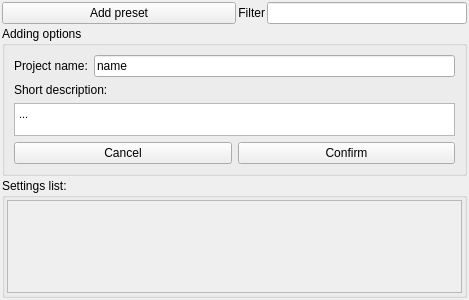
<?xml version="1.0" encoding="UTF-8"?>
<ui version="4.0">
 <class>FormSettingsContainer</class>
 <widget class="QWidget" name="FormSettingsContainer">
  <property name="geometry">
   <rect>
    <x>0</x>
    <y>0</y>
    <width>469</width>
    <height>300</height>
   </rect>
  </property>
  <property name="maximumSize">
   <size>
    <width>16777215</width>
    <height>300</height>
   </size>
  </property>
  <property name="windowTitle">
   <string>Settings Manager</string>
  </property>
  <layout class="QVBoxLayout" name="verticalLayout">
   <property name="spacing">
    <number>2</number>
   </property>
   <property name="sizeConstraint">
    <enum>QLayout::SetMaximumSize</enum>
   </property>
   <property name="leftMargin">
    <number>2</number>
   </property>
   <property name="topMargin">
    <number>2</number>
   </property>
   <property name="rightMargin">
    <number>2</number>
   </property>
   <property name="bottomMargin">
    <number>2</number>
   </property>
   <item>
    <layout class="QGridLayout" name="gridLayout_3">
     <item row="0" column="0">
      <widget class="QPushButton" name="pushButtonAddNew">
       <property name="sizePolicy">
        <sizepolicy hsizetype="Expanding" vsizetype="Fixed">
         <horstretch>0</horstretch>
         <verstretch>0</verstretch>
        </sizepolicy>
       </property>
       <property name="text">
        <string>Add preset</string>
       </property>
       <property name="checkable">
        <bool>true</bool>
       </property>
      </widget>
     </item>
     <item row="0" column="1">
      <widget class="QLabel" name="label_3">
       <property name="sizePolicy">
        <sizepolicy hsizetype="Minimum" vsizetype="Preferred">
         <horstretch>0</horstretch>
         <verstretch>0</verstretch>
        </sizepolicy>
       </property>
       <property name="text">
        <string>Filter</string>
       </property>
       <property name="alignment">
        <set>Qt::AlignRight|Qt::AlignTrailing|Qt::AlignVCenter</set>
       </property>
      </widget>
     </item>
     <item row="0" column="2">
      <widget class="QLineEdit" name="lineEditFilterPreset">
       <property name="sizePolicy">
        <sizepolicy hsizetype="Expanding" vsizetype="Fixed">
         <horstretch>0</horstretch>
         <verstretch>0</verstretch>
        </sizepolicy>
       </property>
       <property name="maximumSize">
        <size>
         <width>200</width>
         <height>16777215</height>
        </size>
       </property>
      </widget>
     </item>
    </layout>
   </item>
   <item>
    <widget class="QGroupBox" name="groupBoxAddingOptions">
     <property name="sizePolicy">
      <sizepolicy hsizetype="Preferred" vsizetype="Minimum">
       <horstretch>0</horstretch>
       <verstretch>0</verstretch>
      </sizepolicy>
     </property>
     <property name="maximumSize">
      <size>
       <width>16777215</width>
       <height>150</height>
      </size>
     </property>
     <property name="title">
      <string>Adding options</string>
     </property>
     <layout class="QVBoxLayout" name="verticalLayout_3">
      <item>
       <layout class="QGridLayout" name="gridLayout_2">
        <item row="0" column="1">
         <widget class="QLineEdit" name="lineEditName">
          <property name="text">
           <string>name</string>
          </property>
         </widget>
        </item>
        <item row="0" column="0">
         <widget class="QLabel" name="label_2">
          <property name="text">
           <string>Project name:</string>
          </property>
         </widget>
        </item>
       </layout>
      </item>
      <item>
       <widget class="QLabel" name="label">
        <property name="text">
         <string>Short description:</string>
        </property>
       </widget>
      </item>
      <item>
       <widget class="QTextEdit" name="textEditDescription">
        <property name="maximumSize">
         <size>
          <width>16777215</width>
          <height>50</height>
         </size>
        </property>
        <property name="html">
         <string>&lt;!DOCTYPE HTML PUBLIC &quot;-//W3C//DTD HTML 4.0//EN&quot; &quot;http://www.w3.org/TR/REC-html40/strict.dtd&quot;&gt;
&lt;html&gt;&lt;head&gt;&lt;meta name=&quot;qrichtext&quot; content=&quot;1&quot; /&gt;&lt;style type=&quot;text/css&quot;&gt;
p, li { white-space: pre-wrap; }
&lt;/style&gt;&lt;/head&gt;&lt;body style=&quot; font-family:'MS Shell Dlg 2'; font-size:8.25pt; font-weight:400; font-style:normal;&quot;&gt;
&lt;p style=&quot; margin-top:0px; margin-bottom:0px; margin-left:0px; margin-right:0px; -qt-block-indent:0; text-indent:0px;&quot;&gt;...&lt;/p&gt;&lt;/body&gt;&lt;/html&gt;</string>
        </property>
       </widget>
      </item>
      <item>
       <layout class="QGridLayout" name="gridLayout">
        <item row="0" column="1">
         <widget class="QPushButton" name="pushButtonConfirm">
          <property name="text">
           <string>Confirm</string>
          </property>
         </widget>
        </item>
        <item row="0" column="0">
         <widget class="QPushButton" name="pushButtonCancel">
          <property name="text">
           <string>Cancel</string>
          </property>
         </widget>
        </item>
       </layout>
      </item>
     </layout>
    </widget>
   </item>
   <item>
    <widget class="QGroupBox" name="groupBox">
     <property name="sizePolicy">
      <sizepolicy hsizetype="Preferred" vsizetype="Expanding">
       <horstretch>0</horstretch>
       <verstretch>0</verstretch>
      </sizepolicy>
     </property>
     <property name="title">
      <string>Settings list:</string>
     </property>
     <layout class="QVBoxLayout" name="verticalLayout_2">
      <property name="spacing">
       <number>2</number>
      </property>
      <property name="leftMargin">
       <number>2</number>
      </property>
      <property name="topMargin">
       <number>2</number>
      </property>
      <property name="rightMargin">
       <number>2</number>
      </property>
      <property name="bottomMargin">
       <number>2</number>
      </property>
      <item>
       <widget class="QScrollArea" name="scrollAreaSettingsContainer">
        <property name="sizePolicy">
         <sizepolicy hsizetype="Expanding" vsizetype="Minimum">
          <horstretch>0</horstretch>
          <verstretch>0</verstretch>
         </sizepolicy>
        </property>
        <property name="horizontalScrollBarPolicy">
         <enum>Qt::ScrollBarAlwaysOff</enum>
        </property>
        <property name="widgetResizable">
         <bool>true</bool>
        </property>
        <widget class="QWidget" name="scrollAreaWidgetContents">
         <property name="geometry">
          <rect>
           <x>0</x>
           <y>0</y>
           <width>457</width>
           <height>96</height>
          </rect>
         </property>
         <layout class="QVBoxLayout" name="verticalLayout_4">
          <item>
           <layout class="QVBoxLayout" name="verticalLayoutSettingsList">
            <property name="spacing">
             <number>2</number>
            </property>
            <property name="sizeConstraint">
             <enum>QLayout::SetMinimumSize</enum>
            </property>
           </layout>
          </item>
         </layout>
        </widget>
       </widget>
      </item>
     </layout>
    </widget>
   </item>
  </layout>
 </widget>
 <resources/>
 <connections>
  <connection>
   <sender>pushButtonAddNew</sender>
   <signal>clicked(bool)</signal>
   <receiver>groupBoxAddingOptions</receiver>
   <slot>setVisible(bool)</slot>
   <hints>
    <hint type="sourcelabel">
     <x>132</x>
     <y>20</y>
    </hint>
    <hint type="destinationlabel">
     <x>71</x>
     <y>45</y>
    </hint>
   </hints>
  </connection>
  <connection>
   <sender>pushButtonCancel</sender>
   <signal>clicked()</signal>
   <receiver>groupBoxAddingOptions</receiver>
   <slot>hide()</slot>
   <hints>
    <hint type="sourcelabel">
     <x>182</x>
     <y>167</y>
    </hint>
    <hint type="destinationlabel">
     <x>16</x>
     <y>58</y>
    </hint>
   </hints>
  </connection>
  <connection>
   <sender>pushButtonConfirm</sender>
   <signal>clicked()</signal>
   <receiver>groupBoxAddingOptions</receiver>
   <slot>hide()</slot>
   <hints>
    <hint type="sourcelabel">
     <x>392</x>
     <y>163</y>
    </hint>
    <hint type="destinationlabel">
     <x>459</x>
     <y>67</y>
    </hint>
   </hints>
  </connection>
  <connection>
   <sender>pushButtonAddNew</sender>
   <signal>clicked()</signal>
   <receiver>pushButtonAddNew</receiver>
   <slot>hide()</slot>
   <hints>
    <hint type="sourcelabel">
     <x>459</x>
     <y>17</y>
    </hint>
    <hint type="destinationlabel">
     <x>459</x>
     <y>28</y>
    </hint>
   </hints>
  </connection>
  <connection>
   <sender>pushButtonCancel</sender>
   <signal>clicked()</signal>
   <receiver>pushButtonAddNew</receiver>
   <slot>show()</slot>
   <hints>
    <hint type="sourcelabel">
     <x>195</x>
     <y>156</y>
    </hint>
    <hint type="destinationlabel">
     <x>233</x>
     <y>20</y>
    </hint>
   </hints>
  </connection>
  <connection>
   <sender>pushButtonConfirm</sender>
   <signal>clicked()</signal>
   <receiver>pushButtonAddNew</receiver>
   <slot>show()</slot>
   <hints>
    <hint type="sourcelabel">
     <x>316</x>
     <y>160</y>
    </hint>
    <hint type="destinationlabel">
     <x>374</x>
     <y>21</y>
    </hint>
   </hints>
  </connection>
 </connections>
</ui>
